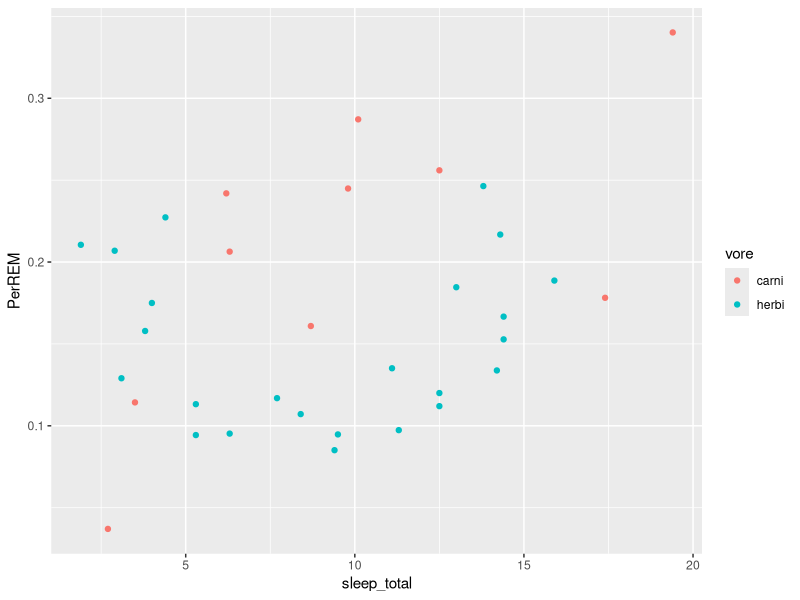

The R source for this figure:
## ---- chunk 1
library(knitr)
opts_chunk$set(fig.align="center", fig.height=3, fig.width=4)
## ---- chunk 2
library(tidyverse)
## ---- chunk 3
msleep
msleep %>% filter(vore=="herbi") %>% group_by(order) %>% summarize(count=n()) %>% arrange(desc(count)) # filter -> group -> count
## ---- chunk 4
# R code goes here.
msleep.new <- mutate(msleep, SumSleepTime = sleep_total+awake)
filter(msleep.new,SumSleepTime != 24)

msleep %>% mutate(DayTime = sleep_total+awake) %>% 
  select(name,DayTime) %>% 
  filter(DayTime!=24)
## ---- chunk 5
msleep %>% filter(conservation=='domesticated') %>% 
  select(name) %>% arrange()
## ---- chunk 6
msleep %>% group_by(vore) %>% tally(awake>=18)

msleep %>% filter(awake>=18) %>% group_by(vore) %>% tally()
## ---- chunk 7
msleep %>% select(name, sleep_total) %>% 
  top_n(10,sleep_total) %>% 
  arrange(sleep_total)

msleep %>% select(name, sleep_total) %>% top_n(10,sleep_total) %>% arrange(desc(sleep_total))
## ---- chunk 8
msleep %>% filter(vore=='carni' | vore=='herbi') %>% 
  mutate(PerREM=sleep_rem/sleep_total) %>%   ggplot(aes(x=sleep_total,y=PerREM,color=vore))+geom_point()

## ---- chunk 9
head(diamonds)
## ---- chunk 10
diamonds %>% filter(cut %in% c("Very Good", "Premium", "Ideal")) %>% 
  group_by(cut) %>% 
  summarize(min.price=min(price), med.price=median(price), max.price=max(price))
## ---- chunk 11
diamonds %>% group_by(cut) %>%
  filter(price > 0.9*max(price)) %>%
  summarize(mean.carat=mean(carat))
## ---- chunk 12
diamonds %>% group_by(cut) %>%
  mutate(price_rank = rank(desc(price))) %>% # rank diamonds by price, in descending order
  filter(price_rank < 0.1*max(price_rank)) %>% # pick the top 10%
  summarize(mean.carat=mean(carat))
## ---- chunk 13
diamonds %>% group_by( cut, clarity ) %>%
  summarize(med.price = median(price)) %>% 
  arrange(desc(med.price))
## ---- chunk 14
diamonds %>% group_by( cut, clarity ) %>%
  summarize(med.price = median(price)) %>% 
  arrange(desc(cut), desc(med.price))
## ---- chunk 15
diamonds %>% group_by(cut) %>%
  do(lm.result = lm(price ~ carat, data=.)) -> fitted.models
do(fitted.models, data.frame(cut=.$cut, 
                             intercept=coef(.$lm.result)[1], 
                             slope=coef(.$lm.result)[2]))
